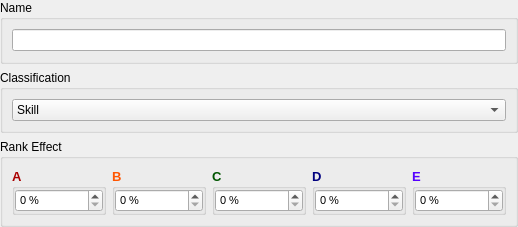
<?xml version="1.0" encoding="UTF-8"?>
<ui version="4.0">
 <class>AttributePropertiesDB</class>
 <widget class="QWidget" name="AttributePropertiesDB">
  <property name="geometry">
   <rect>
    <x>0</x>
    <y>0</y>
    <width>518</width>
    <height>227</height>
   </rect>
  </property>
  <property name="windowTitle">
   <string>Form</string>
  </property>
  <layout class="QGridLayout" name="gridLayout_9">
   <property name="leftMargin">
    <number>0</number>
   </property>
   <property name="topMargin">
    <number>0</number>
   </property>
   <property name="rightMargin">
    <number>0</number>
   </property>
   <property name="bottomMargin">
    <number>0</number>
   </property>
   <item row="0" column="0">
    <widget class="QGroupBox" name="groupAttributeName">
     <property name="title">
      <string>Name</string>
     </property>
     <layout class="QGridLayout" name="gridLayout">
      <item row="0" column="0">
       <widget class="QLineEdit" name="lineAttributeName"/>
      </item>
     </layout>
    </widget>
   </item>
   <item row="1" column="0">
    <widget class="QGroupBox" name="groupAttributeClasification">
     <property name="title">
      <string>Classification</string>
     </property>
     <layout class="QGridLayout" name="gridLayout_2">
      <item row="0" column="0">
       <widget class="QComboBox" name="comboAttributeClasification">
        <item>
         <property name="text">
          <string>Skill</string>
         </property>
        </item>
        <item>
         <property name="text">
          <string>Weapon</string>
         </property>
        </item>
       </widget>
      </item>
     </layout>
    </widget>
   </item>
   <item row="2" column="0">
    <widget class="QGroupBox" name="groupAttributeRank">
     <property name="title">
      <string>Rank Effect</string>
     </property>
     <layout class="QGridLayout" name="gridLayout_8">
      <item row="0" column="0">
       <widget class="QGroupBox" name="groupAttributeRankA">
        <property name="palette">
         <palette>
          <active>
           <colorrole role="WindowText">
            <brush brushstyle="SolidPattern">
             <color alpha="255">
              <red>170</red>
              <green>0</green>
              <blue>0</blue>
             </color>
            </brush>
           </colorrole>
          </active>
          <inactive>
           <colorrole role="WindowText">
            <brush brushstyle="SolidPattern">
             <color alpha="255">
              <red>170</red>
              <green>0</green>
              <blue>0</blue>
             </color>
            </brush>
           </colorrole>
          </inactive>
          <disabled>
           <colorrole role="WindowText">
            <brush brushstyle="SolidPattern">
             <color alpha="255">
              <red>120</red>
              <green>120</green>
              <blue>120</blue>
             </color>
            </brush>
           </colorrole>
          </disabled>
         </palette>
        </property>
        <property name="font">
         <font>
          <pointsize>10</pointsize>
          <weight>75</weight>
          <bold>true</bold>
         </font>
        </property>
        <property name="title">
         <string>A</string>
        </property>
        <property name="flat">
         <bool>true</bool>
        </property>
        <layout class="QGridLayout" name="gridLayout_3">
         <property name="leftMargin">
          <number>0</number>
         </property>
         <property name="topMargin">
          <number>0</number>
         </property>
         <property name="rightMargin">
          <number>0</number>
         </property>
         <property name="bottomMargin">
          <number>0</number>
         </property>
         <item row="0" column="0">
          <widget class="QSpinBox" name="spinAttributeRankA">
           <property name="palette">
            <palette>
             <active>
              <colorrole role="WindowText">
               <brush brushstyle="SolidPattern">
                <color alpha="255">
                 <red>0</red>
                 <green>0</green>
                 <blue>0</blue>
                </color>
               </brush>
              </colorrole>
             </active>
             <inactive>
              <colorrole role="WindowText">
               <brush brushstyle="SolidPattern">
                <color alpha="255">
                 <red>0</red>
                 <green>0</green>
                 <blue>0</blue>
                </color>
               </brush>
              </colorrole>
             </inactive>
             <disabled>
              <colorrole role="WindowText">
               <brush brushstyle="SolidPattern">
                <color alpha="255">
                 <red>120</red>
                 <green>120</green>
                 <blue>120</blue>
                </color>
               </brush>
              </colorrole>
             </disabled>
            </palette>
           </property>
           <property name="font">
            <font>
             <pointsize>8</pointsize>
             <weight>50</weight>
             <bold>false</bold>
            </font>
           </property>
           <property name="suffix">
            <string> %</string>
           </property>
          </widget>
         </item>
        </layout>
       </widget>
      </item>
      <item row="0" column="1">
       <widget class="QGroupBox" name="groupAttributeRankB">
        <property name="palette">
         <palette>
          <active>
           <colorrole role="WindowText">
            <brush brushstyle="SolidPattern">
             <color alpha="255">
              <red>255</red>
              <green>85</green>
              <blue>0</blue>
             </color>
            </brush>
           </colorrole>
          </active>
          <inactive>
           <colorrole role="WindowText">
            <brush brushstyle="SolidPattern">
             <color alpha="255">
              <red>255</red>
              <green>85</green>
              <blue>0</blue>
             </color>
            </brush>
           </colorrole>
          </inactive>
          <disabled>
           <colorrole role="WindowText">
            <brush brushstyle="SolidPattern">
             <color alpha="255">
              <red>120</red>
              <green>120</green>
              <blue>120</blue>
             </color>
            </brush>
           </colorrole>
          </disabled>
         </palette>
        </property>
        <property name="font">
         <font>
          <pointsize>10</pointsize>
          <weight>75</weight>
          <bold>true</bold>
         </font>
        </property>
        <property name="title">
         <string>B</string>
        </property>
        <property name="flat">
         <bool>true</bool>
        </property>
        <layout class="QGridLayout" name="gridLayout_4">
         <property name="leftMargin">
          <number>0</number>
         </property>
         <property name="topMargin">
          <number>0</number>
         </property>
         <property name="rightMargin">
          <number>0</number>
         </property>
         <property name="bottomMargin">
          <number>0</number>
         </property>
         <item row="0" column="0">
          <widget class="QSpinBox" name="spinAttributeRankB">
           <property name="palette">
            <palette>
             <active>
              <colorrole role="WindowText">
               <brush brushstyle="SolidPattern">
                <color alpha="255">
                 <red>0</red>
                 <green>0</green>
                 <blue>0</blue>
                </color>
               </brush>
              </colorrole>
             </active>
             <inactive>
              <colorrole role="WindowText">
               <brush brushstyle="SolidPattern">
                <color alpha="255">
                 <red>0</red>
                 <green>0</green>
                 <blue>0</blue>
                </color>
               </brush>
              </colorrole>
             </inactive>
             <disabled>
              <colorrole role="WindowText">
               <brush brushstyle="SolidPattern">
                <color alpha="255">
                 <red>120</red>
                 <green>120</green>
                 <blue>120</blue>
                </color>
               </brush>
              </colorrole>
             </disabled>
            </palette>
           </property>
           <property name="font">
            <font>
             <pointsize>8</pointsize>
             <weight>50</weight>
             <bold>false</bold>
            </font>
           </property>
           <property name="suffix">
            <string> %</string>
           </property>
          </widget>
         </item>
        </layout>
       </widget>
      </item>
      <item row="0" column="2">
       <widget class="QGroupBox" name="groupAttributeRankC">
        <property name="palette">
         <palette>
          <active>
           <colorrole role="WindowText">
            <brush brushstyle="SolidPattern">
             <color alpha="255">
              <red>0</red>
              <green>85</green>
              <blue>0</blue>
             </color>
            </brush>
           </colorrole>
          </active>
          <inactive>
           <colorrole role="WindowText">
            <brush brushstyle="SolidPattern">
             <color alpha="255">
              <red>0</red>
              <green>85</green>
              <blue>0</blue>
             </color>
            </brush>
           </colorrole>
          </inactive>
          <disabled>
           <colorrole role="WindowText">
            <brush brushstyle="SolidPattern">
             <color alpha="255">
              <red>120</red>
              <green>120</green>
              <blue>120</blue>
             </color>
            </brush>
           </colorrole>
          </disabled>
         </palette>
        </property>
        <property name="font">
         <font>
          <pointsize>10</pointsize>
          <weight>75</weight>
          <bold>true</bold>
         </font>
        </property>
        <property name="title">
         <string>C</string>
        </property>
        <property name="flat">
         <bool>true</bool>
        </property>
        <layout class="QGridLayout" name="gridLayout_5">
         <property name="leftMargin">
          <number>0</number>
         </property>
         <property name="topMargin">
          <number>0</number>
         </property>
         <property name="rightMargin">
          <number>0</number>
         </property>
         <property name="bottomMargin">
          <number>0</number>
         </property>
         <item row="0" column="0">
          <widget class="QSpinBox" name="spinAttributeRankC">
           <property name="palette">
            <palette>
             <active>
              <colorrole role="WindowText">
               <brush brushstyle="SolidPattern">
                <color alpha="255">
                 <red>0</red>
                 <green>0</green>
                 <blue>0</blue>
                </color>
               </brush>
              </colorrole>
             </active>
             <inactive>
              <colorrole role="WindowText">
               <brush brushstyle="SolidPattern">
                <color alpha="255">
                 <red>0</red>
                 <green>0</green>
                 <blue>0</blue>
                </color>
               </brush>
              </colorrole>
             </inactive>
             <disabled>
              <colorrole role="WindowText">
               <brush brushstyle="SolidPattern">
                <color alpha="255">
                 <red>120</red>
                 <green>120</green>
                 <blue>120</blue>
                </color>
               </brush>
              </colorrole>
             </disabled>
            </palette>
           </property>
           <property name="font">
            <font>
             <pointsize>8</pointsize>
             <weight>50</weight>
             <bold>false</bold>
            </font>
           </property>
           <property name="suffix">
            <string> %</string>
           </property>
          </widget>
         </item>
        </layout>
       </widget>
      </item>
      <item row="0" column="3">
       <widget class="QGroupBox" name="groupAttributeRankD">
        <property name="palette">
         <palette>
          <active>
           <colorrole role="WindowText">
            <brush brushstyle="SolidPattern">
             <color alpha="255">
              <red>0</red>
              <green>0</green>
              <blue>127</blue>
             </color>
            </brush>
           </colorrole>
          </active>
          <inactive>
           <colorrole role="WindowText">
            <brush brushstyle="SolidPattern">
             <color alpha="255">
              <red>0</red>
              <green>0</green>
              <blue>127</blue>
             </color>
            </brush>
           </colorrole>
          </inactive>
          <disabled>
           <colorrole role="WindowText">
            <brush brushstyle="SolidPattern">
             <color alpha="255">
              <red>120</red>
              <green>120</green>
              <blue>120</blue>
             </color>
            </brush>
           </colorrole>
          </disabled>
         </palette>
        </property>
        <property name="font">
         <font>
          <pointsize>10</pointsize>
          <weight>75</weight>
          <bold>true</bold>
         </font>
        </property>
        <property name="title">
         <string>D</string>
        </property>
        <property name="flat">
         <bool>true</bool>
        </property>
        <layout class="QGridLayout" name="gridLayout_6">
         <property name="leftMargin">
          <number>0</number>
         </property>
         <property name="topMargin">
          <number>0</number>
         </property>
         <property name="rightMargin">
          <number>0</number>
         </property>
         <property name="bottomMargin">
          <number>0</number>
         </property>
         <item row="0" column="0">
          <widget class="QSpinBox" name="spinAttributeRankD">
           <property name="palette">
            <palette>
             <active>
              <colorrole role="WindowText">
               <brush brushstyle="SolidPattern">
                <color alpha="255">
                 <red>0</red>
                 <green>0</green>
                 <blue>0</blue>
                </color>
               </brush>
              </colorrole>
             </active>
             <inactive>
              <colorrole role="WindowText">
               <brush brushstyle="SolidPattern">
                <color alpha="255">
                 <red>0</red>
                 <green>0</green>
                 <blue>0</blue>
                </color>
               </brush>
              </colorrole>
             </inactive>
             <disabled>
              <colorrole role="WindowText">
               <brush brushstyle="SolidPattern">
                <color alpha="255">
                 <red>120</red>
                 <green>120</green>
                 <blue>120</blue>
                </color>
               </brush>
              </colorrole>
             </disabled>
            </palette>
           </property>
           <property name="font">
            <font>
             <pointsize>8</pointsize>
             <weight>50</weight>
             <bold>false</bold>
            </font>
           </property>
           <property name="suffix">
            <string> %</string>
           </property>
          </widget>
         </item>
        </layout>
       </widget>
      </item>
      <item row="0" column="4">
       <widget class="QGroupBox" name="groupAttributeRankE">
        <property name="palette">
         <palette>
          <active>
           <colorrole role="WindowText">
            <brush brushstyle="SolidPattern">
             <color alpha="255">
              <red>85</red>
              <green>0</green>
              <blue>255</blue>
             </color>
            </brush>
           </colorrole>
          </active>
          <inactive>
           <colorrole role="WindowText">
            <brush brushstyle="SolidPattern">
             <color alpha="255">
              <red>85</red>
              <green>0</green>
              <blue>255</blue>
             </color>
            </brush>
           </colorrole>
          </inactive>
          <disabled>
           <colorrole role="WindowText">
            <brush brushstyle="SolidPattern">
             <color alpha="255">
              <red>120</red>
              <green>120</green>
              <blue>120</blue>
             </color>
            </brush>
           </colorrole>
          </disabled>
         </palette>
        </property>
        <property name="font">
         <font>
          <pointsize>10</pointsize>
          <weight>75</weight>
          <bold>true</bold>
         </font>
        </property>
        <property name="title">
         <string>E</string>
        </property>
        <property name="flat">
         <bool>true</bool>
        </property>
        <layout class="QGridLayout" name="gridLayout_7">
         <property name="leftMargin">
          <number>0</number>
         </property>
         <property name="topMargin">
          <number>0</number>
         </property>
         <property name="rightMargin">
          <number>0</number>
         </property>
         <property name="bottomMargin">
          <number>0</number>
         </property>
         <item row="0" column="0">
          <widget class="QSpinBox" name="spinAttributeRankE">
           <property name="palette">
            <palette>
             <active>
              <colorrole role="WindowText">
               <brush brushstyle="SolidPattern">
                <color alpha="255">
                 <red>0</red>
                 <green>0</green>
                 <blue>0</blue>
                </color>
               </brush>
              </colorrole>
             </active>
             <inactive>
              <colorrole role="WindowText">
               <brush brushstyle="SolidPattern">
                <color alpha="255">
                 <red>0</red>
                 <green>0</green>
                 <blue>0</blue>
                </color>
               </brush>
              </colorrole>
             </inactive>
             <disabled>
              <colorrole role="WindowText">
               <brush brushstyle="SolidPattern">
                <color alpha="255">
                 <red>120</red>
                 <green>120</green>
                 <blue>120</blue>
                </color>
               </brush>
              </colorrole>
             </disabled>
            </palette>
           </property>
           <property name="font">
            <font>
             <pointsize>8</pointsize>
             <weight>50</weight>
             <bold>false</bold>
            </font>
           </property>
           <property name="suffix">
            <string> %</string>
           </property>
          </widget>
         </item>
        </layout>
       </widget>
      </item>
     </layout>
    </widget>
   </item>
  </layout>
 </widget>
 <resources/>
 <connections/>
</ui>
